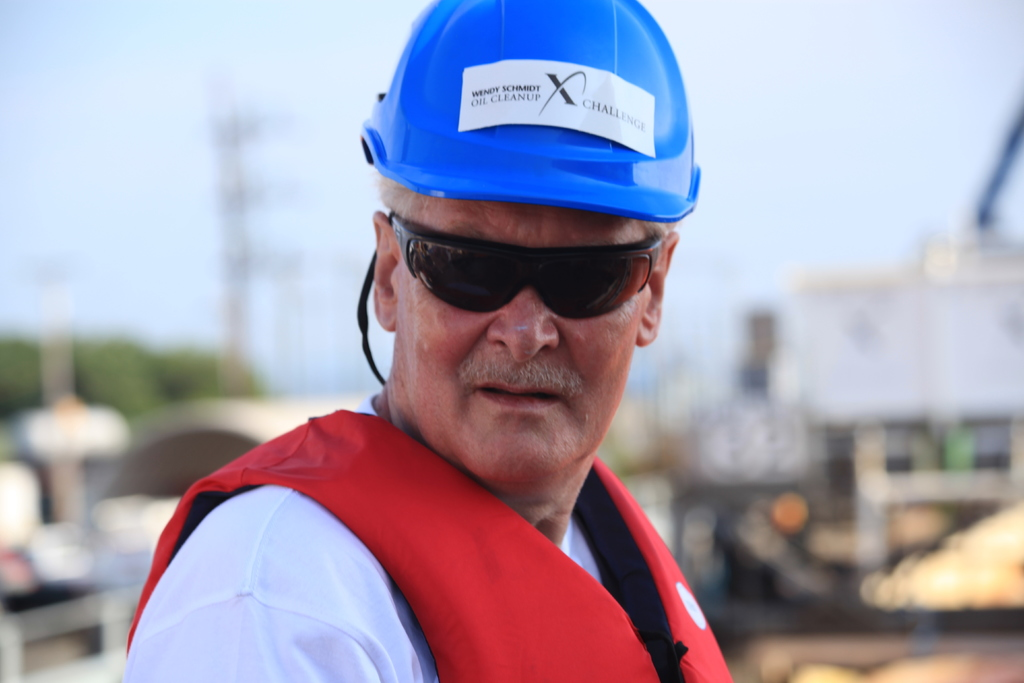
#> input picture opencv/data/jm/1.jpg, 1024 x 683 px
$ python '05 人脸检测.py'
#> lines starting #> are read from the running program, lines starting #| are printed output that depends on the picture; after the words box and inside, x2 and y2 are one past the last pixel; in counts of white or black regions, pixels touching at a corner belong together
#> further down, img is the input picture: shape (683, 1024, 3); mean B, G, R 178.3, 159.4, 165.5
# 导入CV模块
import cv2 as cv

def face_detect_demo():
    gray = cv.cvtColor(img,cv.COLOR_BGR2GRAY)
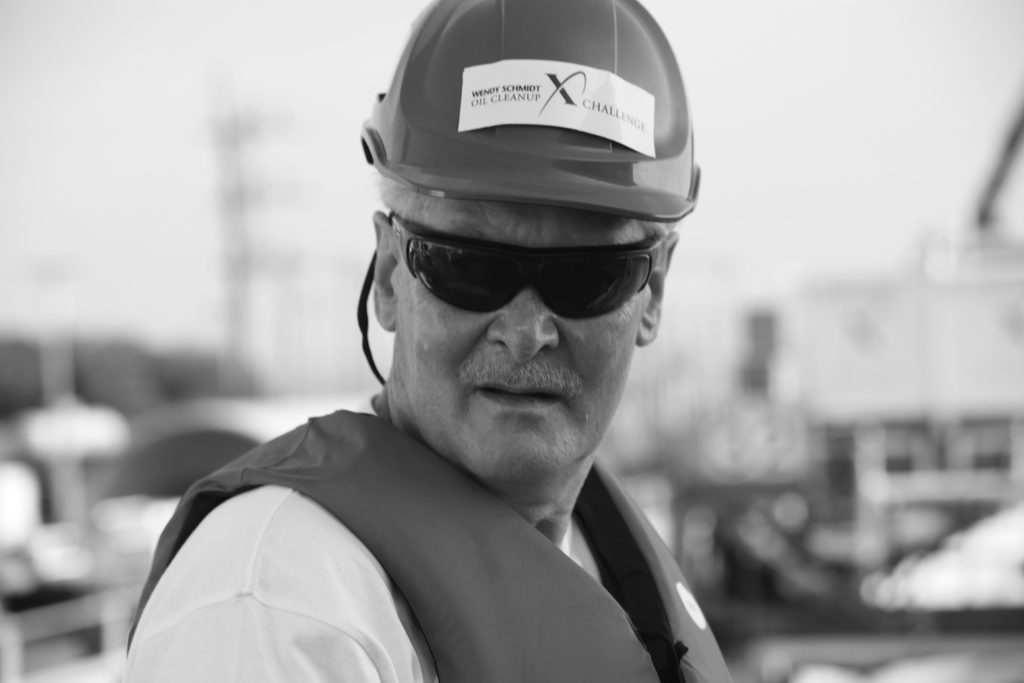
#> gray: shape (683, 1024); min 9, max 255, mean 163.4
    face_detect = cv.CascadeClassifier('D:/opencv/opencv/sources/data/haarcascades/haarcascade_frontalface_alt2.xml')
    face = face_detect.detectMultiScale(gray, 1.01, 5, 0, (100,100), (300,300)) # （图像，缩放倍数，检测几次并确定，方框最大多大最小多小）
#> face = [[390, 182, 278, 278]]
    for x, y, w, h in face:
        cv.rectangle(img, (x, y), (x+w, y+h), color=(0, 0, 255), thickness=2)
#> this loop made 1 pass
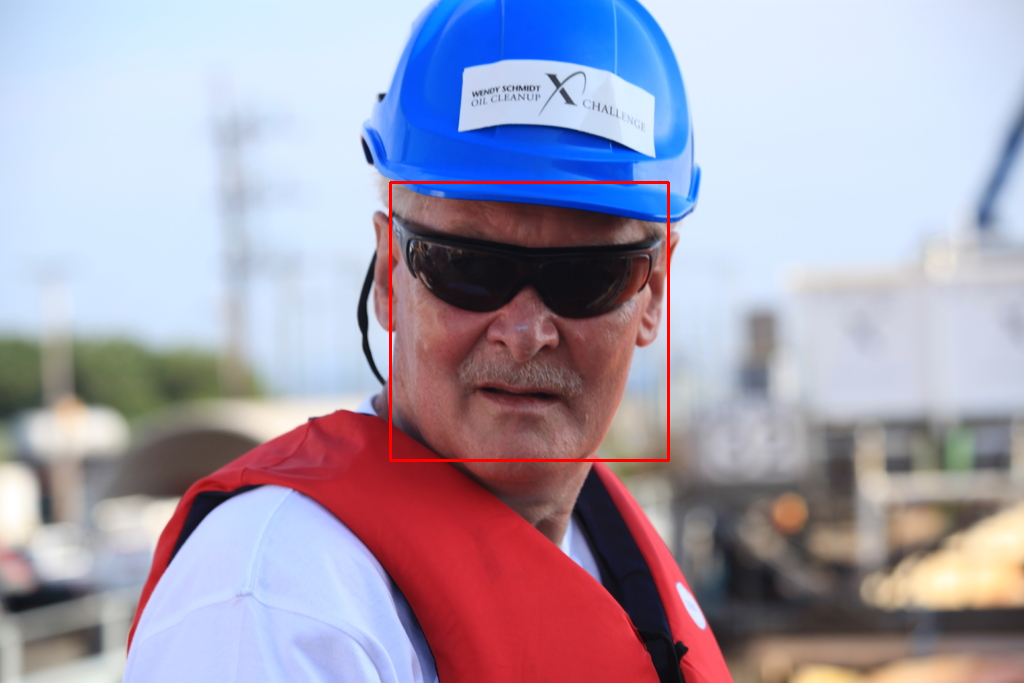
#> img: shape (683, 1024, 3); 0.48% of pixels changed, all inside (x1, y1, x2, y2) = (389, 181, 670, 462)
    cv.imshow('result', img)
# 读取图片
img = cv.imread('data/jm/1.jpg')
# 检测函数
face_detect_demo()
# 等待
while True:
    if ord('1') == cv.waitKey(0):
#> (key Esc is pressed here)
        break
# 释放内存
cv.destroyAllWindows()

$ run again, with opencv/data/jm/2.jpg copied over opencv/data/jm/1.jpg
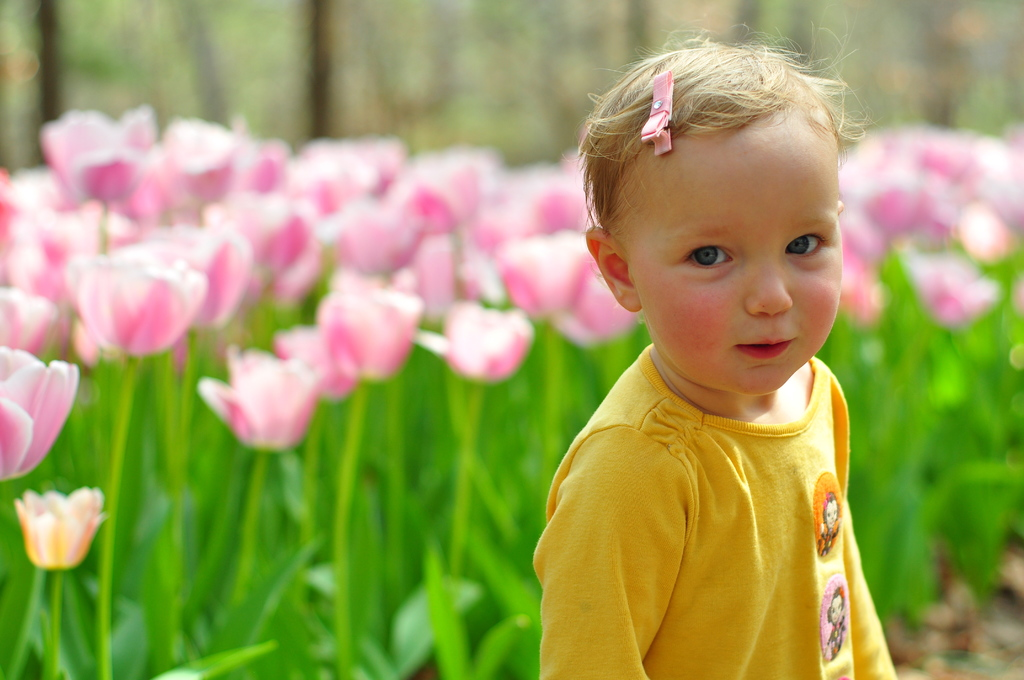
#> input picture opencv/data/jm/2.jpg, 1024 x 680 px
#> img is the input picture: shape (680, 1024, 3); mean B, G, R 93.8, 159.1, 158.2
#> in face_detect_demo, `gray = cv.cvtColor(img,cv.COLOR_BGR2GRAY)`:
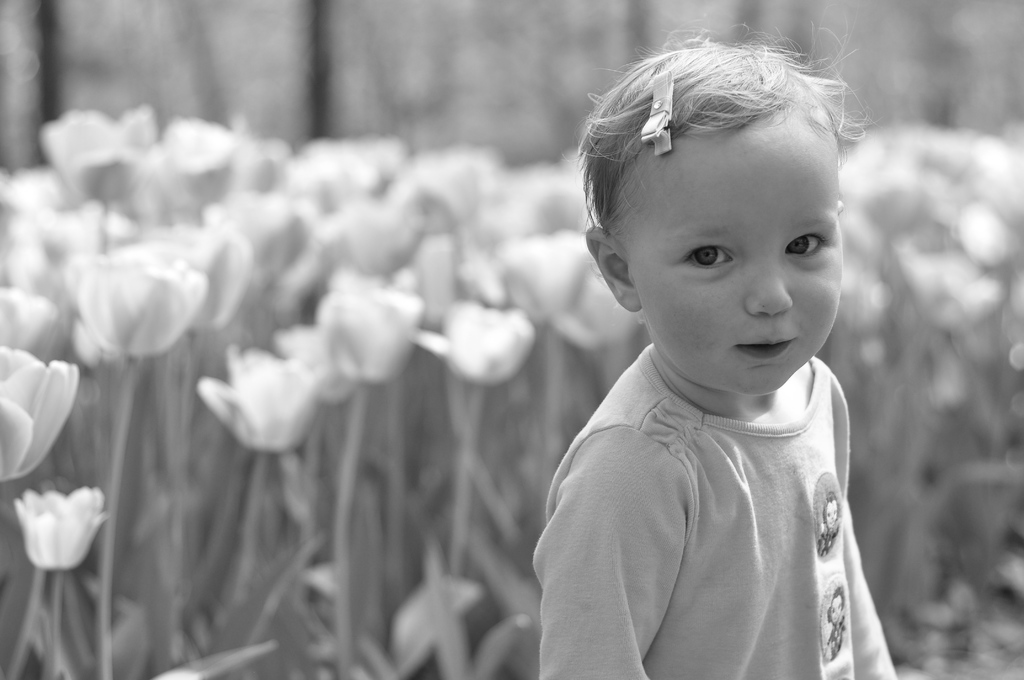
#> gray: shape (680, 1024); min 8, max 255, mean 151.4
#> face = [[635, 154, 249, 249]]
#> the loop in face_detect_demo, `for x, y, w, h in face:` made 1 pass
#> after the loop in face_detect_demo, `for x, y, w, h in face:`:
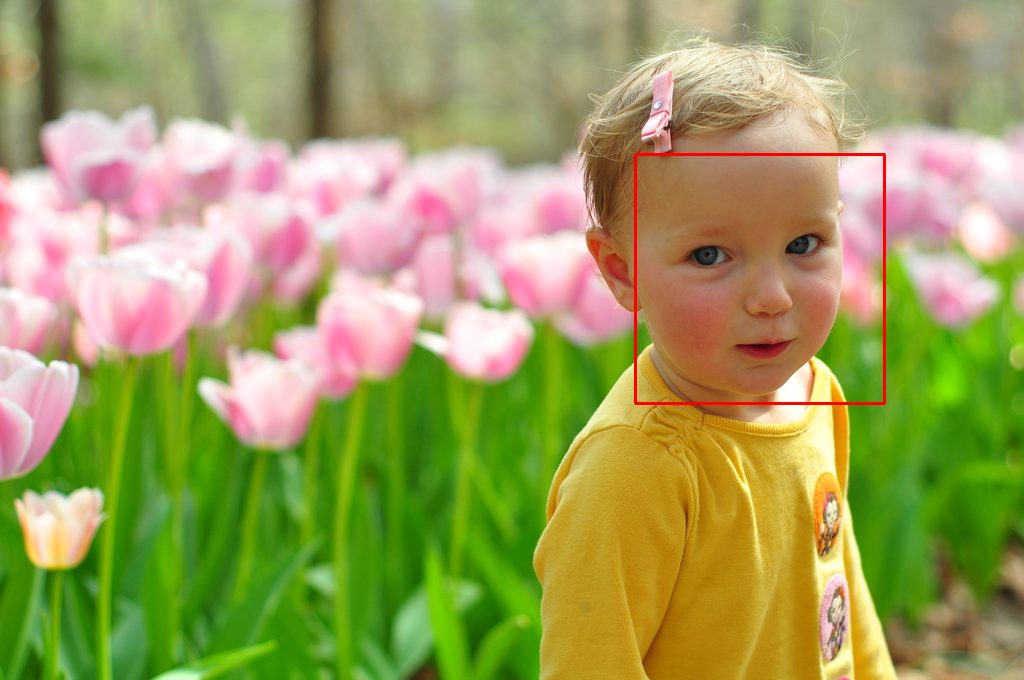
#> img: shape (680, 1024, 3); 0.43% of pixels changed, all inside (x1, y1, x2, y2) = (634, 153, 886, 405)

$ run again, with opencv/data/jm/3.jpg copied over opencv/data/jm/1.jpg
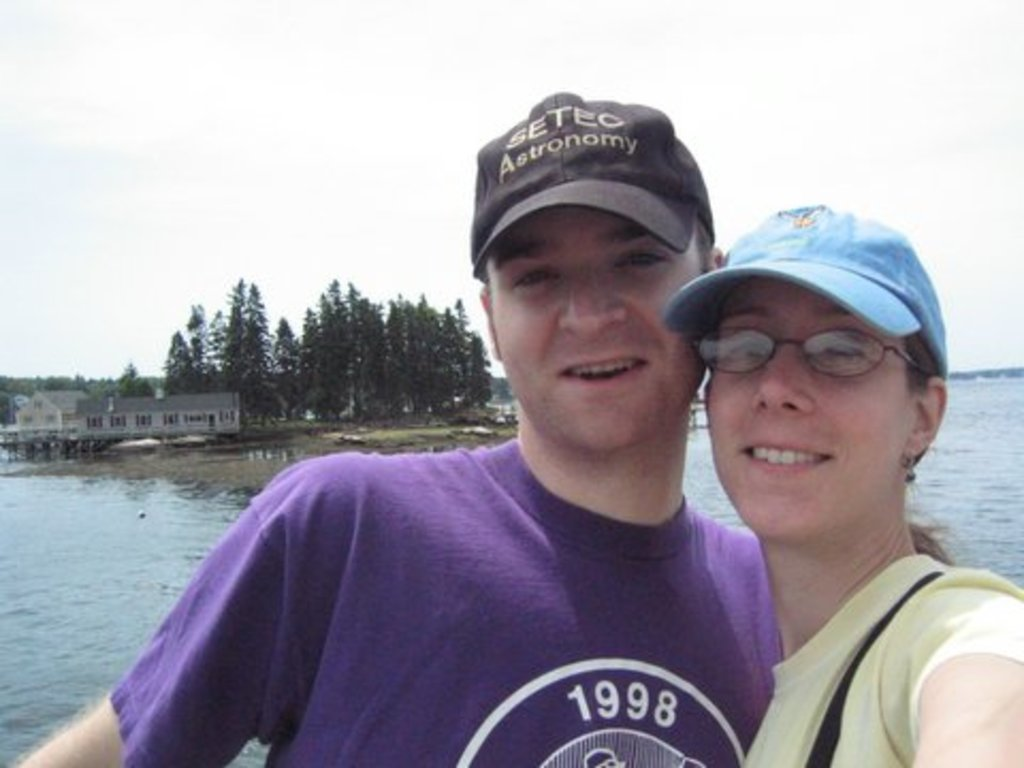
#> input picture opencv/data/jm/3.jpg, 1024 x 768 px
#> img is the input picture: shape (768, 1024, 3); mean B, G, R 167.7, 157.5, 161.6
#> in face_detect_demo, `gray = cv.cvtColor(img,cv.COLOR_BGR2GRAY)`:
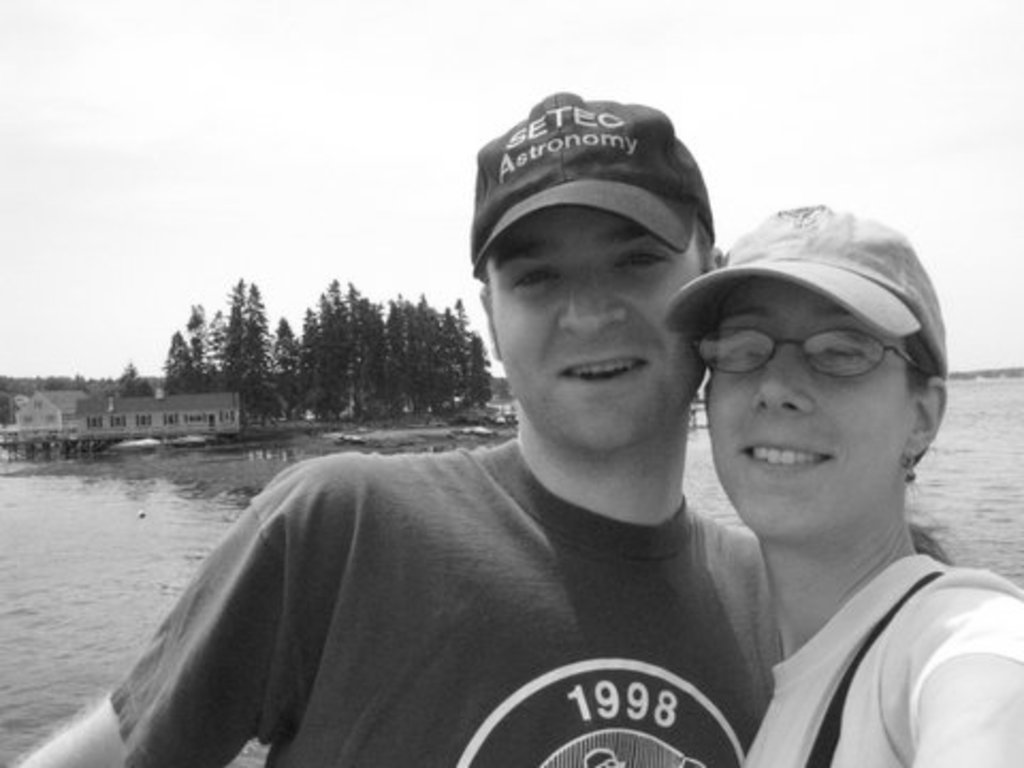
#> gray: shape (768, 1024); min 17, max 255, mean 159.9
#> face = [[544, 631, 131, 131], [463, 185, 241, 241]]
#> the loop in face_detect_demo, `for x, y, w, h in face:` made 2 passes
#> after the loop in face_detect_demo, `for x, y, w, h in face:`:
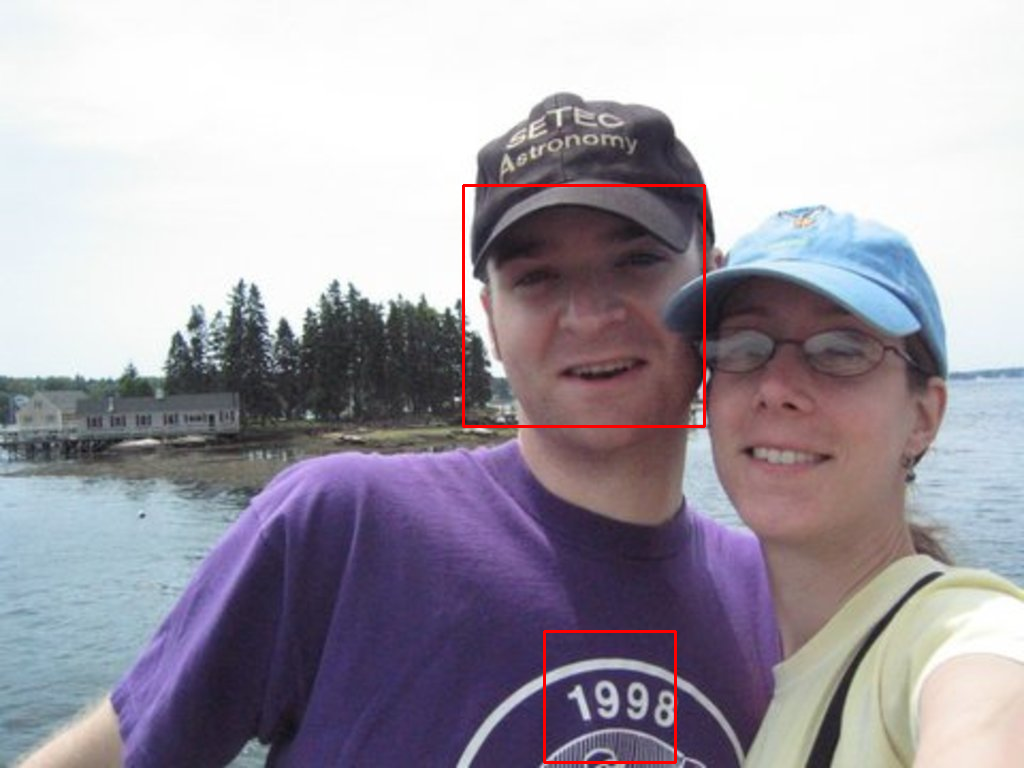
#> img: shape (768, 1024, 3); 0.57% of pixels changed, all inside (x1, y1, x2, y2) = (462, 184, 706, 764)

$ run again, with opencv/data/jm/4.jpg copied over opencv/data/jm/1.jpg
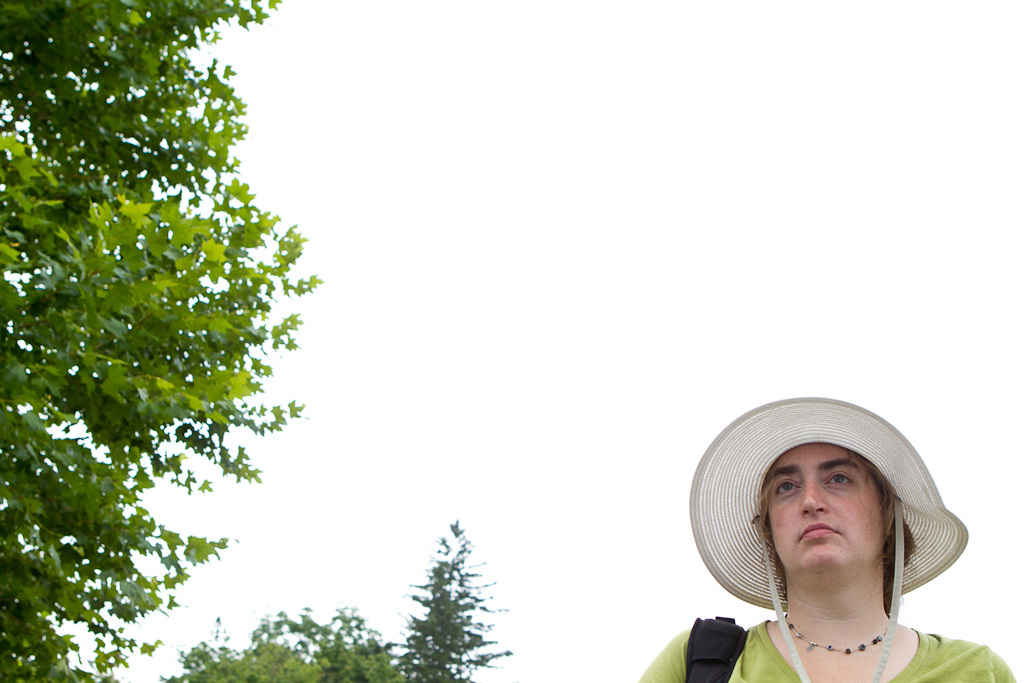
#> input picture opencv/data/jm/4.jpg, 1024 x 683 px
#> img is the input picture: shape (683, 1024, 3); mean B, G, R 193.9, 210, 205.6
#> in face_detect_demo, `gray = cv.cvtColor(img,cv.COLOR_BGR2GRAY)`:
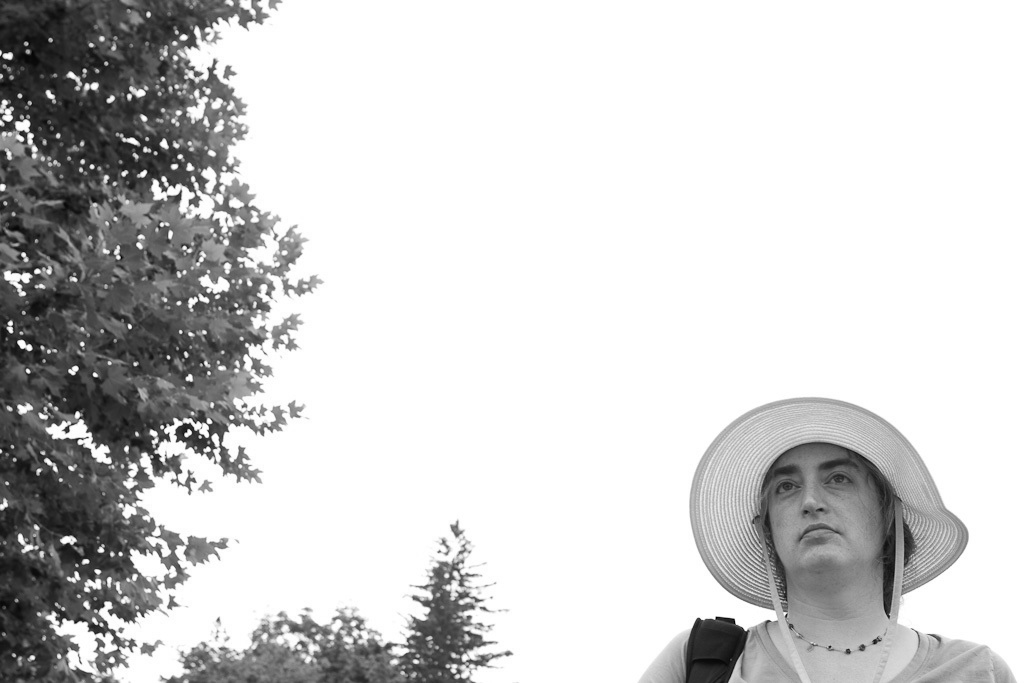
#> gray: shape (683, 1024); min 0, max 255, mean 206.9
#> face = [[752, 436, 126, 126]]
#> the loop in face_detect_demo, `for x, y, w, h in face:` made 1 pass
#> after the loop in face_detect_demo, `for x, y, w, h in face:`:
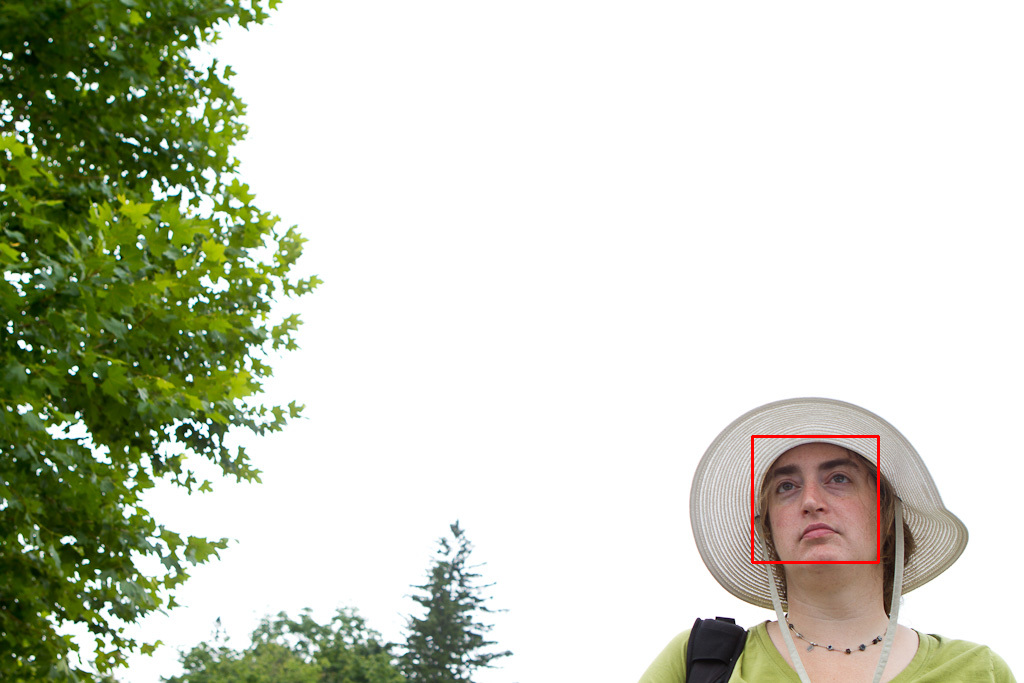
#> img: shape (683, 1024, 3); 0.22% of pixels changed, all inside (x1, y1, x2, y2) = (751, 435, 880, 564)
